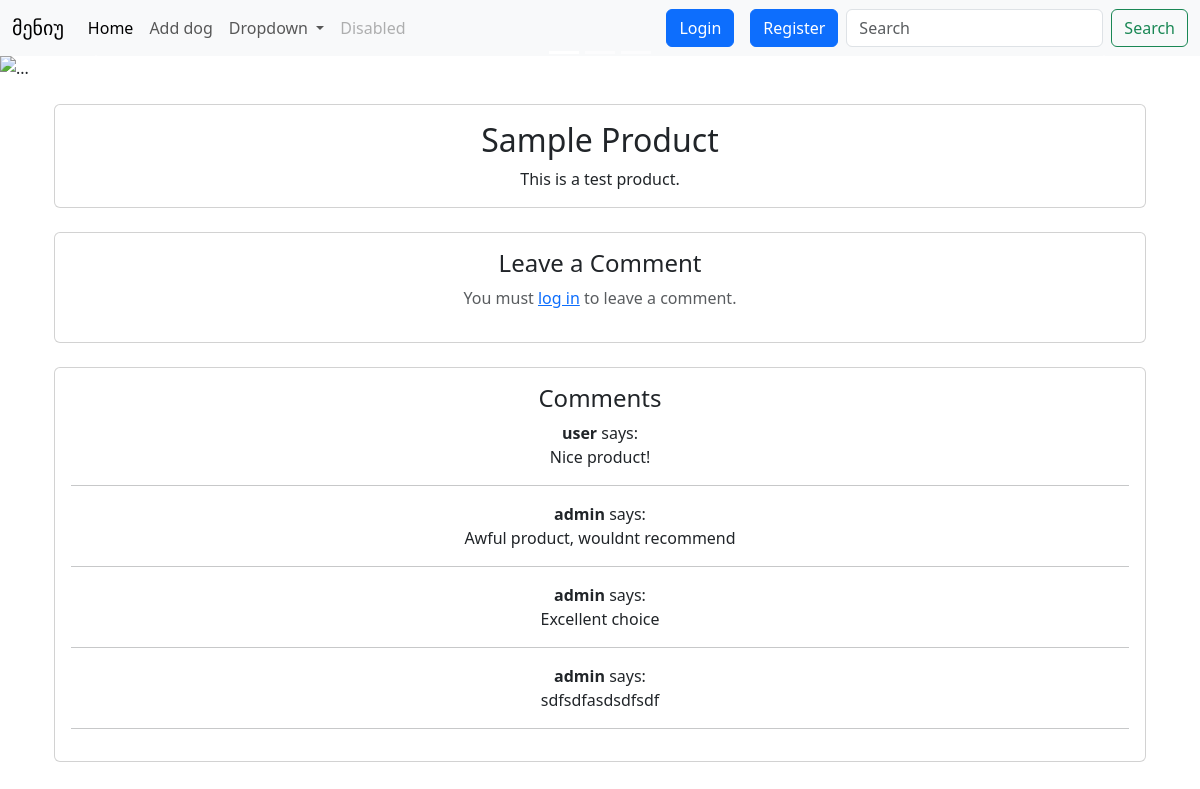
Page /product/1 on the committed database.
### models.py (models this page shows, shortened)
class Product(db.Model):
    id = db.Column(db.Integer, primary_key=True)
    name = db.Column(db.String(200), nullable=False)
    description = db.Column(db.Text, nullable=False)
    comments = db.relationship('Comment', backref='product', lazy=True)

class Comment(db.Model):
    id = db.Column(db.Integer, primary_key=True)
    content = db.Column(db.Text, nullable=False)
    user_id = db.Column(db.Integer, db.ForeignKey('user.id'), nullable=False)
    product_id = db.Column(db.Integer, db.ForeignKey('product.id'), nullable=False)
    user = db.relationship('User', backref='comments')

class User(db.Model, UserMixin):
    id = db.Column(db.Integer, primary_key=True)
    username = db.Column(db.String(), nullable=False, unique=True)
    password = db.Column(db.String(), nullable=False)
    role = db.Column(db.String(), nullable=False, default="guest")

### routes.py (the view, shortened to what this page needs)
@app.route('/product/<int:product_id>', methods=['GET', 'POST'])
def product_page(product_id):
    product = Product.query.get_or_404(product_id)
    return render_template('product_page.html', product=product)

### templates/product_page.html
{% extends 'base.html' %}
{% block content %}
<div class="container mt-4">
    <div class="card mb-4">
        <div class="card-body">
            <h2 class="card-title">{{ product.name }}</h2>
            <p class="card-text">{{ product.description }}</p>
        </div>
    </div>
    <div class="card mb-4">
        <div class="card-body">
            <h4 class="card-title">Leave a Comment</h4>
            {% if current_user.is_authenticated %}
            <form method="POST">
                <div class="form-group">
                    <textarea name="content" class="form-control" rows="3" placeholder="Write your comment..." required></textarea>
                </div>
                <button type="submit" class="btn btn-primary mt-2">Post Comment</button>
            </form>
            {% else %}
            <p class="text-muted">You must <a href="{{ url_for('login') }}">log in</a> to leave a comment.</p>
            {% endif %}
        </div>
    </div>
    <div class="card">
        <div class="card-body">
            <h4 class="card-title">Comments</h4>
            {% if product.comments %}
                {% for comment in product.comments %}
                <div class="mb-3">
                    <strong>{{ comment.user.username }}</strong> says:
                    <p>{{ comment.content }}</p>
                    <hr>
                </div>
                {% endfor %}
            {% else %}
                <p class="text-muted">No comments yet. Be the first to comment!</p>
            {% endif %}
        </div>
    </div>
</div>
{% endblock %}

### templates/base.html (shortened to what this page needs)
<!DOCTYPE html>
<html lang="en">
<head>
    <link href="https://cdn.jsdelivr.net/npm/bootstrap@5.3.3/dist/css/bootstrap.min.css" rel="stylesheet"
>
</head>
<body>
{% include "navbar.html" %}
<div id="carouselExampleIndicators" class="carousel slide">
    <div class="carousel-indicators">
        <button type="button" data-bs-target="#carouselExampleIndicators" data-bs-slide-to="0" class="active"
                aria-current="true" aria-label="Slide 1"></button>
        <button type="button" data-bs-target="#carouselExampleIndicators" data-bs-slide-to="1"
                aria-label="Slide 2"></button>
        <button type="button" data-bs-target="#carouselExampleIndicators" data-bs-slide-to="2"
                aria-label="Slide 3"></button>
    </div>
    <div class="carousel-inner">
        <div class="carousel-item active">
            <img src="https://alta.ge/images/promo/368/apple_macbook_pro_m4_web_ge.png" class="d-block w-100" alt="...">
        </div>
    </div>
    <button class="carousel-control-prev" type="button" data-bs-target="#carouselExampleIndicators"
            data-bs-slide="prev">
        <span class="carousel-control-prev-icon" aria-hidden="true"></span>
    </button>
    <button class="carousel-control-next" type="button" data-bs-target="#carouselExampleIndicators"
            data-bs-slide="next">
        <span class="carousel-control-next-icon" aria-hidden="true"></span>
    </button>
</div>
<div class="container text-center">
    {% block content %}
    {% endblock %}
</div>
</body>
</html>

### templates/navbar.html (shortened to what this page needs)
<nav class="navbar navbar-expand-lg bg-body-tertiary">
    <div class="container-fluid">
        <a class="navbar-brand" href="#">მენიუ</a>
        <div class="collapse navbar-collapse" id="navbarSupportedContent">
            <ul class="navbar-nav me-auto mb-2 mb-lg-0">
                <li class="nav-item">
                    <a class="nav-link active" aria-current="page" href="/">Home</a>
                </li>
                <li class="nav-item">
                    <a class="nav-link" href="/add_dog">Add dog</a>
                </li>
                <li class="nav-item dropdown">
                    <a class="nav-link dropdown-toggle" href="#" role="button" data-bs-toggle="dropdown"
                       aria-expanded="false">
                        Dropdown
                    </a>
                </li>
                <li class="nav-item">
                    <a class="nav-link disabled" aria-disabled="true">Disabled</a>
                </li>
            </ul>
            {% if current_user.is_authenticated %}
                <a class="btn btn-primary mx-2" href="/logout" role="button">Logout</a>
            {% else %}
                <a class="btn btn-primary mx-2" href="/login" role="button">Login</a>
                <a class="btn btn-primary mx-2" href="/register" role="button">Register</a>
            {% endif %}
            <form class="d-flex" role="search">
                <input class="form-control me-2" type="search" placeholder="Search" aria-label="Search">
                <button class="btn btn-outline-success" type="submit">Search</button>
            </form>
        </div>
    </div>
</nav>

### rows in the picture
Product: name "Sample Product", description "This is a test product."
Comment: user.username "user", content "Nice product!"
Comment: user.username "admin", content "Awful product, wouldnt recommend"
Comment: user.username "admin", content "Excellent choice"
Comment: user.username "admin", content "sdfsdfasdsdfsdf"
